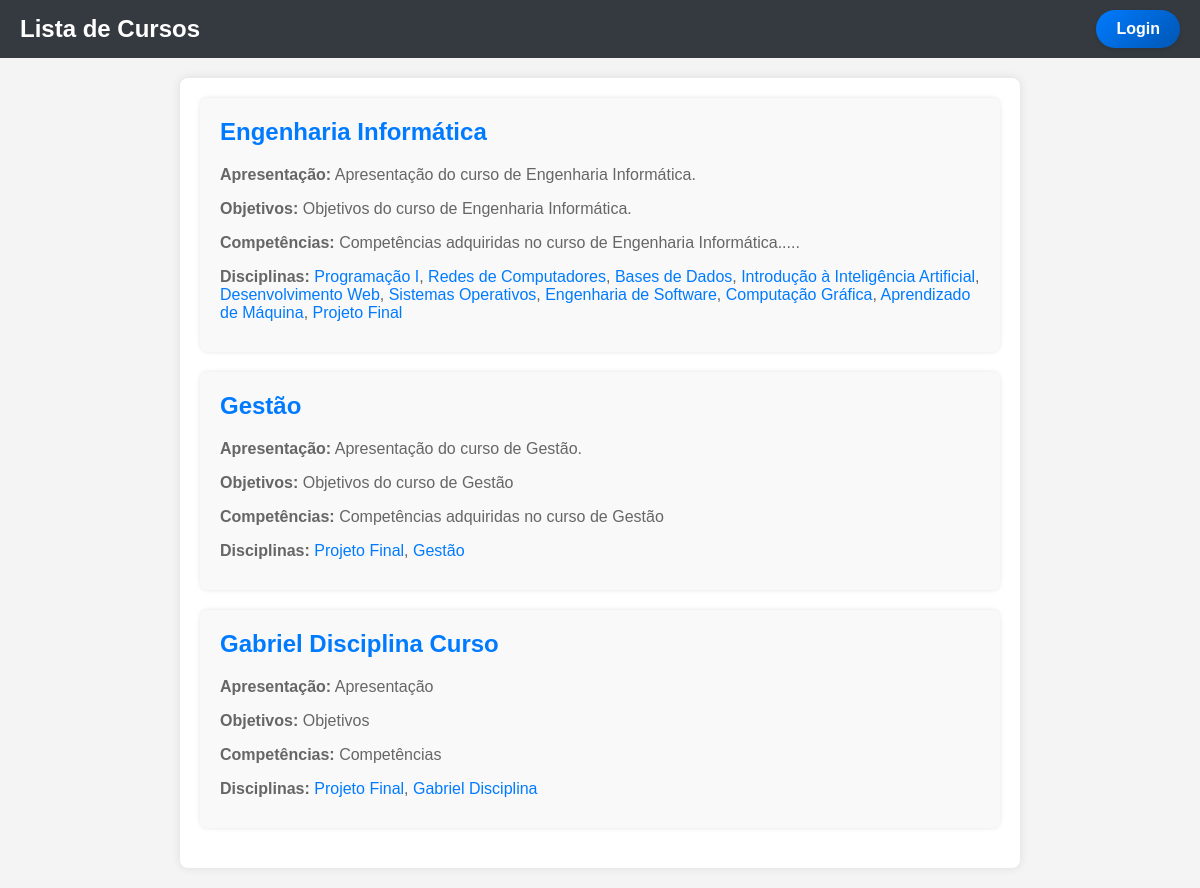
Page /cursoLEI/lista/ on the committed database.
### cursoLEI/models.py (models this page shows, shortened)
class Curso(models.Model):
    nome = models.CharField(max_length=100)
    apresentacao = models.TextField()
    objetivos = models.TextField()
    competencias = models.TextField()
    disciplinas = models.ManyToManyField('Disciplina')

class Disciplina(models.Model):
    nome = models.CharField(max_length=100)
    ano = models.IntegerField()
    semestre = models.IntegerField()
    ects = models.IntegerField()
    code = models.IntegerField()
    conteudos = models.CharField(max_length=500, default='Conteúdos Programáticos Padrão')
    area_cientifica = models.ForeignKey('Area_Cientifica', on_delete=models.CASCADE)

### cursoLEI/views.py (the view)
# urls.py: path('lista/', views.lista_view, name='lista'),
def lista_view(request):
    cursos = Curso.objects.all()
    return render(request, 'cursoLEI/lista.html', {'cursos': cursos})

### cursoLEI/templates/cursoLEI/lista.html (shortened to what this page needs)
<!DOCTYPE html>
<html lang="pt">
<head>
</head>
<body>
    <div class="header">
        <h1>Lista de Cursos</h1>
        <div class="header-buttons">
            {% if request.user.is_authenticated %}
            <a href="{% url 'cursoLEI:perfil' %}" class="login-button">Perfil</a>
            <a href="{% url 'cursoLEI:criar_curso' %}" class="create-button">Criar Curso</a>
            {% else %}
            <a href="{% url 'cursoLEI:login' %}" class="login-button">Login</a>
            {% endif %}
        </div>
    </div>
    <div class="container">
        {% for curso in cursos %}
        <div class="curso">
            <h2><a href="{% url 'cursoLEI:curso' curso.nome %}" class="curso-a">{{ curso.nome }}</a></h2>
            <p><strong>Apresentação:</strong> {{ curso.apresentacao }}</p>
            <p><strong>Objetivos:</strong> {{ curso.objetivos }}</p>
            <p><strong>Competências:</strong> {{ curso.competencias }}</p>
            <p><strong>Disciplinas:</strong>
                {% for disciplina in curso.disciplinas.all %}
                    <a href="{% url 'cursoLEI:disciplina' curso.nome disciplina.nome %}" class="curso-a">{{ disciplina.nome }}</a>{% if not forloop.last %}, {% endif %}
                {% endfor %}
            </p>
        </div>
        {% endfor %}
    </div>
</body>
</html>

### cursoLEI/templates/cursoLEI/lista.html (style rules this page uses)
body { font-family: Arial, sans-serif; margin: 0; padding: 0; background-color: #f4f4f4; }
.header { background-color: #343a40; color: #fff; padding: 10px 20px; display: flex; justify-content: space-between; align-items: center; }
.header h1 { margin: 0; font-size: 24px; }
.header-buttons { display: flex; gap: 10px; }
.login-button, .create-button, .curso-buttons { display: inline-flex; align-items: center; justify-content: center; padding: 10px 20px; background: linear-gradient(135deg, #007bff, #0056b3); color: #fff; border-radius: 25px; transition: background 0.3s ease; text-decoration: none; font-weight: bold; font-size: 16px; box-shadow: 0 2px 4px rgba(0, 0, 0, 0.1); }
.container { max-width: 800px; margin: 20px auto; padding: 20px; background-color: #fff; border-radius: 8px; box-shadow: 0 0 10px rgba(0, 0, 0, 0.1); }
.curso { margin-bottom: 20px; padding: 20px; border-radius: 8px; background-color: #f9f9f9; box-shadow: 0 0 5px rgba(0, 0, 0, 0.1); position: relative; }
.curso h2 { margin-top: 0; color: #333; }
.curso p { margin-bottom: 10px; color: #666; }
.curso-a { text-decoration: none; color: #007bff; }

### rows in the picture
Curso: nome "Engenharia Informática", apresentacao "Apresentação do curso de Engenharia Informática.", objetivos "Objetivos do curso de Engenharia Informática.", competencias "Competências adquiridas no curso de Engenharia Informática....."
Disciplina: nome "Programação I"
Disciplina: nome "Redes de Computadores"
Disciplina: nome "Bases de Dados"
Disciplina: nome "Introdução à Inteligência Artificial"
Disciplina: nome "Desenvolvimento Web"
Disciplina: nome "Sistemas Operativos"
Disciplina: nome "Engenharia de Software"
Disciplina: nome "Computação Gráfica"
Disciplina: nome "Aprendizado de Máquina"
Disciplina: nome "Projeto Final"
Curso: nome "Gestão", apresentacao "Apresentação do curso de Gestão.", objetivos "Objetivos do curso de Gestão", competencias "Competências adquiridas no curso de Gestão"
Disciplina: nome "Gestão"
Curso: nome "Gabriel Disciplina Curso", apresentacao "Apresentação", objetivos "Objetivos", competencias "Competências"
Disciplina: nome "Gabriel Disciplina"
